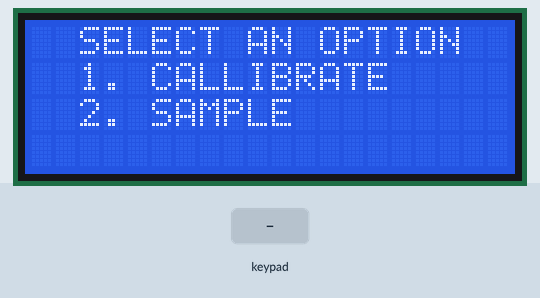
Recording of a sketch running on a simulated Arduino Uno, built with avr-gcc and run on an emulated ATmega328P. On the bench: 20×4 character LCD. The inputs (shaded band) are chosen by the test bench.

Above: at 1.2 s.
1.3 s: key '2' pressed
At 3.0 s:
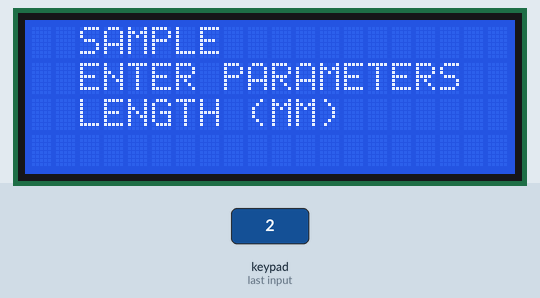
At 7.4 s:
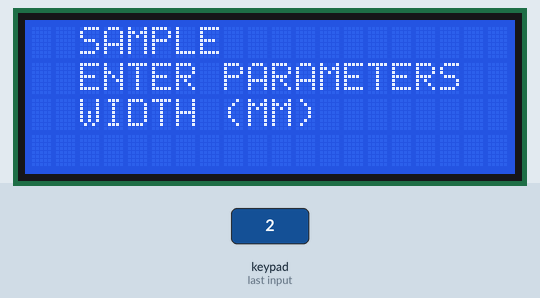
13.3 s: key 'A' pressed
17.3 s: keypad keys 1 3 1 2 1 1 1 0 pressed 1.425 s apart
At 24.9 s:
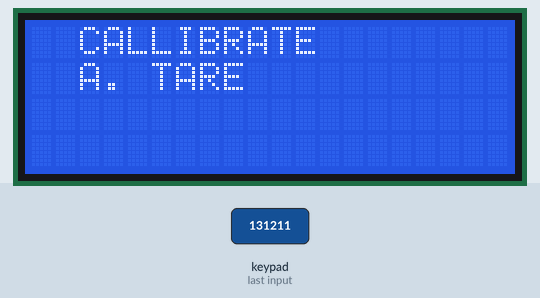
Timing chart, 0 to 26.4 s (numbered marks = the images above; inputs shaded):
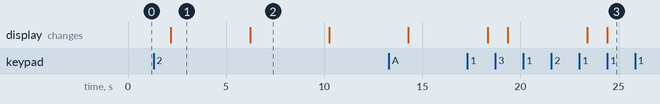

Measured:
- after the input at 1.3 s, the display: changes after 0.89 s (image 1)
- after the input at 17.3 s, the display: first differs from a run without the input after 7.1 s (image 3)
- what the display in image 1 shows lasts 4.0 s, from 2.2 s to 6.2 s

The sketch:

AdafruitKeypad_LCDScreen.ino
```cpp
#include "Adafruit_Keypad.h"
#include <Wire.h>
#include <LiquidCrystal_I2C.h>

const byte ROWS = 4; // rows
const byte COLS = 4; // columns
//define the symbols on the buttons of the keypads
char keys[ROWS][COLS] = {
  {'1','2','3','A'},
  {'4','5','6','B'},
  {'7','8','9','C'},
  {'*','0','#','D'}
};
byte rowPins[ROWS] = {13, 12, 11, 10}; //connect to the row pinouts of the keypad
byte colPins[COLS] = {9, 8, 7, 6}; //connect to the column pinouts of the keypad

//initialize an instance of class NewKeypad
Adafruit_Keypad customKeypad = Adafruit_Keypad( makeKeymap(keys), rowPins, colPins, ROWS, COLS);

//0x27 is the device address.
LiquidCrystal_I2C lcd(0x27, 20, 4); // set the LCD address to 0x27 for a 16 chars and 2 line display
//If address 0x27 doesn't work, try address 0x3F (shown below...)
//LiquidCrystal_I2C lcd(0x3F,20,4);  // set the LCD address to 0x3F for a 16 chars and 2 line display

static unsigned int state;

void setup() {
  Serial.begin(9600);
  customKeypad.begin();
  lcd.init();
  lcd.clear();
  lcd.backlight();      // Make sure backlight is on

  state = 0;

}

void loop() {
  customKeypad.tick();
  keypadEvent e = customKeypad.read();

  switch (state){ //Transitions
    case 0:
      while(customKeypad.available()){
        e = customKeypad.read();
        Serial.print((char)e.bit.KEY);
      }
      if((char)e.bit.KEY == '1'){
        state = 1;
      }
      else if((char)e.bit.KEY == '2'){
        state = 7;
      }
      break;
    // CALLIBRATION CASES
    case 1:
      while(customKeypad.available()){
        e = customKeypad.read();
        Serial.print((char)e.bit.KEY);
      }
      if((char)e.bit.KEY == 'A'){
        state = 2;
      }
      break;
    case 2:
      delay(3000);
      state = 3;
      break;
    case 3:
      delay(3000);
      state = 4;
      break;
    case 4:
      while(customKeypad.available()){
        e = customKeypad.read();
        Serial.print((char)e.bit.KEY);
      }
      if((char)e.bit.KEY == '1'){
        state = 5;
      }
      break;
    case 5:
      delay(3000);
      state = 6;
      break;
    case 6:
      delay(3000);
      state = 0;
      break;
    // RUNNING SAMPLE CASES
    case 7:
      delay(3000);
      state = 8;
      break;
    case 8:
      delay(3000);
      state = 9;
      break;
    case 9:
      delay(3000);
      state = 10;
      break;
    case 10:
      delay(3000);
      state = 11;
      break;
    case 11:
      while(customKeypad.available()){
        e = customKeypad.read();
        Serial.print((char)e.bit.KEY);
      }
      if((char)e.bit.KEY == 'A'){
        state = 12;
      }
      else if((char)e.bit.KEY == 'B'){
        state = 13;
      }
      break;
    case 12:
      delay(3000);
      state = 0;
      break;
    case 13:
      delay(3000);
      state = 0;
      break;
  }

  switch (state){ //Display
    case 0:
      lcd.clear();
      lcd.setCursor(2,0);
      lcd.print("SELECT AN OPTION");
      lcd.setCursor(2,1);
      lcd.print("1. CALLIBRATE");
      lcd.setCursor(2,2);
      lcd.print("2. SAMPLE");
      break;
    // CALLIBRATION CASES
    case 1:
      lcd.clear();
      lcd.setCursor(2,0);
      lcd.print("CALLIBRATE");
      lcd.setCursor(2,1);
      lcd.print("A. TARE");
      break;
    case 2:
      lcd.clear();
      lcd.setCursor(2,0);
      lcd.print("TARING 0 KG");
      lcd.setCursor(2,1);
      lcd.print("REMOVE ALL WEIGHTS");
      break;
    case 3:
      lcd.clear();
      lcd.setCursor(2,0);
      lcd.print("TARING COMPLETE");
      break;
    case 4:
      lcd.clear();
      lcd.setCursor(2,0);
      lcd.print("PLACE WEIGHT");
      lcd.setCursor(2,1);
      lcd.print("ON THE");
      lcd.setCursor(2,2);
      lcd.print("LOAD CELL");
      lcd.setCursor(2,3);
      lcd.print("1. DONE");
      break;
    case 5:
      lcd.clear();
      lcd.setCursor(2,0);
      lcd.print("ENTER KNOWN");
      lcd.setCursor(2,1);
      lcd.print("WEIGHT (G)");
      break;
    case 6:
      lcd.clear();
      lcd.setCursor(2,0);
      lcd.print("CALLIBRATION");
      lcd.setCursor(2,1);
      lcd.print("COMPLETE");
      lcd.setCursor(2,2);
      lcd.print("RETURNING TO");
      lcd.setCursor(2,3);
      lcd.print("MAIN SCREEN...");
      break;
    // RUNNING SAMPLE CASES
    case 7:
      lcd.clear();
      lcd.setCursor(2,0);
      lcd.print("SAMPLE");
      lcd.setCursor(2,1);
      lcd.print("ENTER PARAMETERS");
      lcd.setCursor(2,2);
      lcd.print("LENGTH (MM)");
      break;
    case 8:
      lcd.clear();
      lcd.setCursor(2,0);
      lcd.print("SAMPLE");
      lcd.setCursor(2,1);
      lcd.print("ENTER PARAMETERS");
      lcd.setCursor(2,2);
      lcd.print("WIDTH (MM)");
      break;
    case 9:
      lcd.clear();
      lcd.setCursor(2,0);
      lcd.print("SAMPLE");
      lcd.setCursor(2,1);
      lcd.print("ENTER PARAMETERS");
      lcd.setCursor(2,2);
      lcd.print("THICKNESS (uM)");
      break;
    case 10:
      lcd.clear();
      lcd.setCursor(2,0);
      lcd.print("RUNNING SAMPLE");
      break;
    case 11:
      lcd.clear();
      lcd.setCursor(2,0);
      lcd.print("FILE SAVED");
      lcd.setCursor(2,1);
      lcd.print("TO SD CARD");
      lcd.setCursor(2,2);
      lcd.print("A. RETURN TO MENU");
      lcd.setCursor(2,3);
      lcd.print("B. EJECT SD CARD");
      break;
    case 12:
      lcd.clear();
      lcd.setCursor(2,0);
      lcd.print("RETURNING TO");
      lcd.setCursor(2,1);
      lcd.print("MAIN SCREEN...");
      break;
    case 13:
      lcd.clear();
      lcd.setCursor(2,0);
      lcd.print("SD CARD EJECTED");
      lcd.setCursor(2,1);
      lcd.print("RETURNING TO");
      lcd.setCursor(2,2);
      lcd.print("MAIN SCREEN...");
      break;
  }

  delay(1000);
}
```
